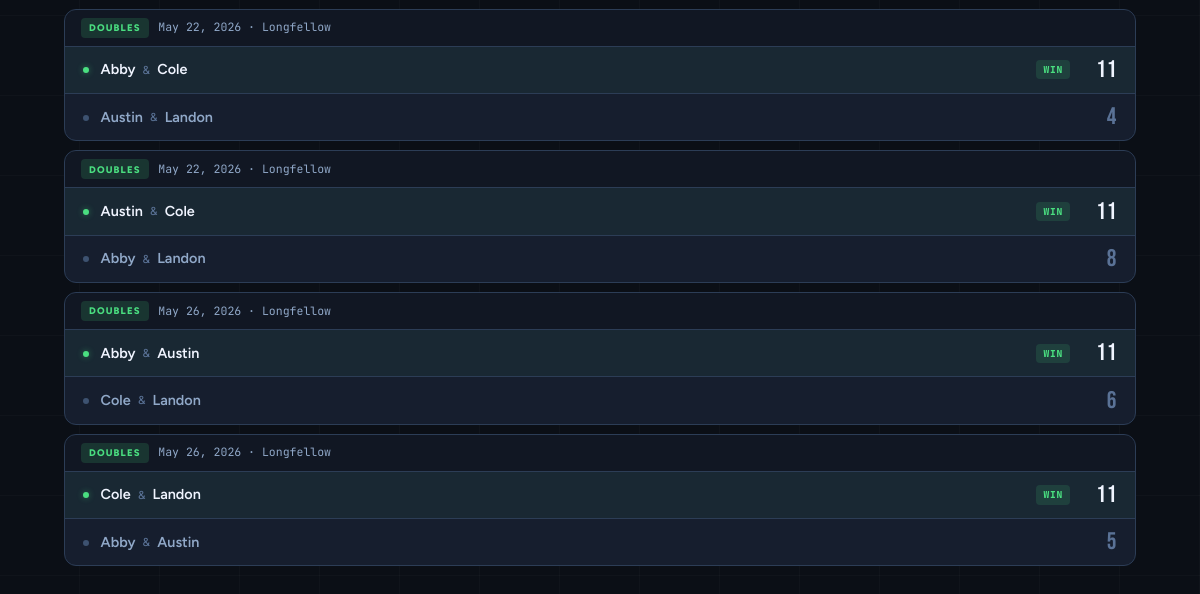
/matches/ (lower part), run on an earlier commit of the app's database.
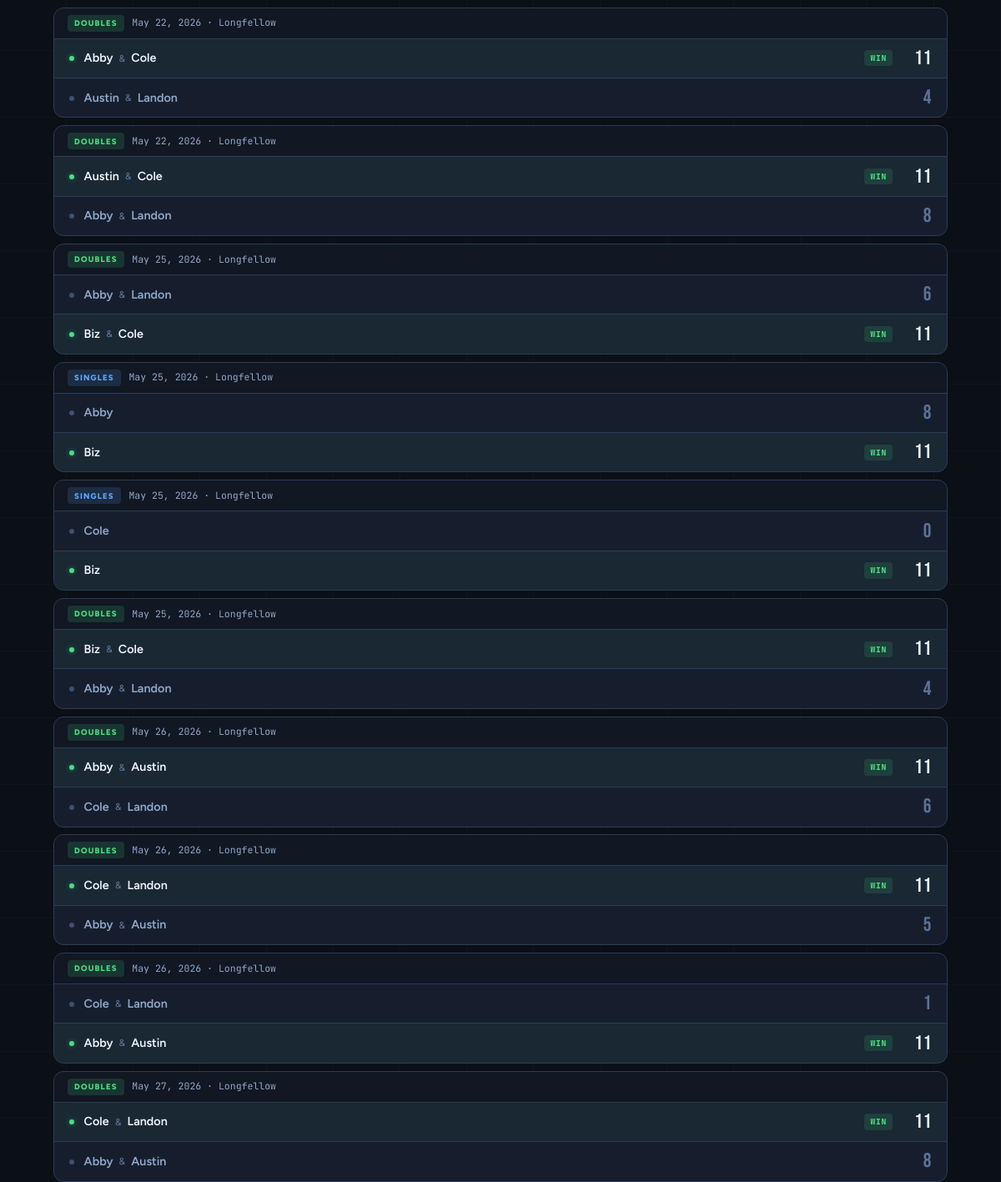
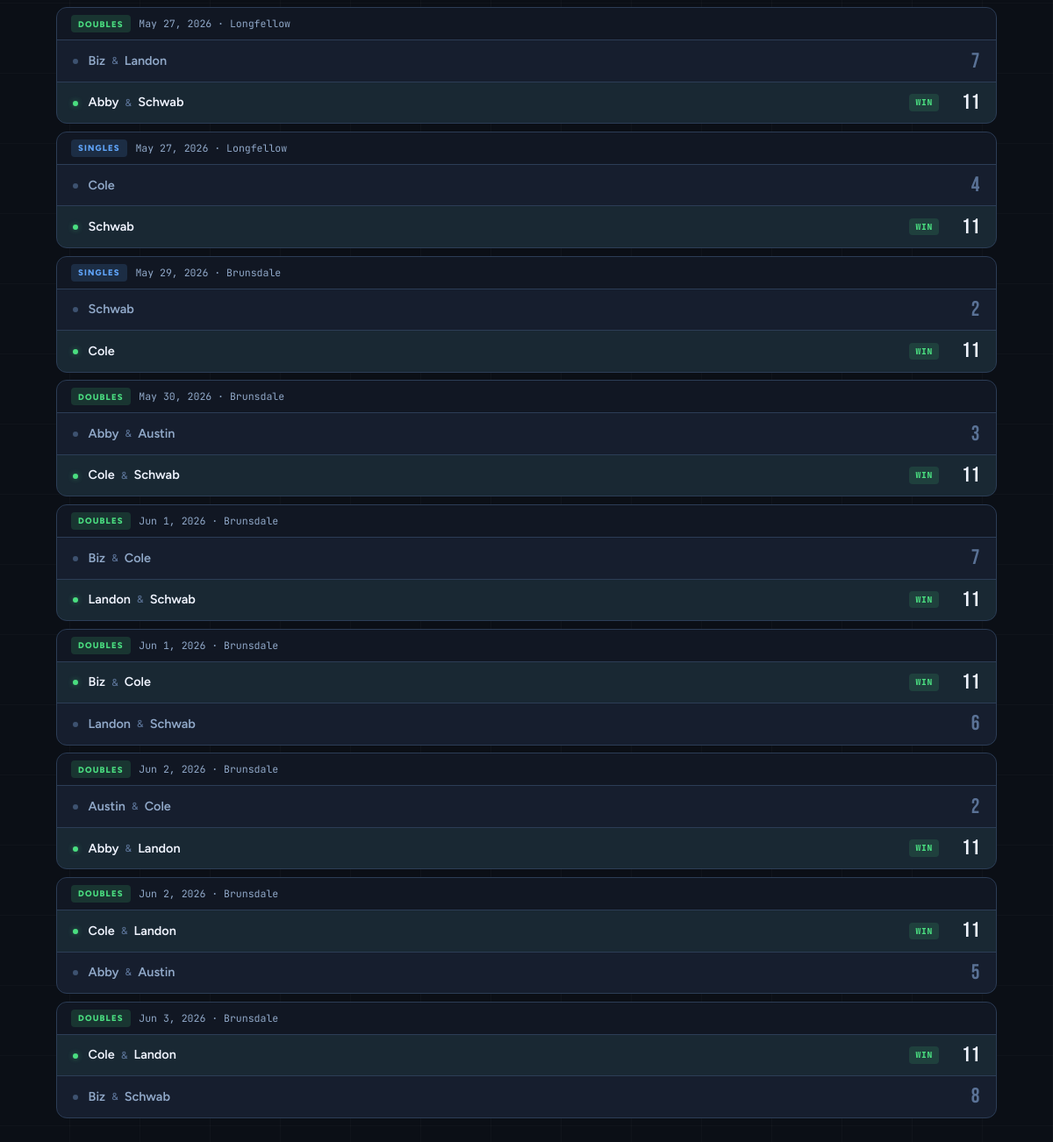
And on a later commit of the database (2 pictures, top to bottom).
### tracker/models.py (models this page shows, shortened)
class Game(models.Model):
    SINGLES = "singles"
    DOUBLES = "doubles"
    GAME_TYPE_CHOICES = [(SINGLES, "Singles"), (DOUBLES, "Doubles")]
    game_type = models.CharField(max_length=10, choices=GAME_TYPE_CHOICES)
    played_at = models.DateTimeField(default=timezone.now)
    location = models.ForeignKey(Location, on_delete=models.PROTECT, related_name="games")
    team1_players = models.ManyToManyField(Player, related_name="team1_games")
    team2_players = models.ManyToManyField(Player, related_name="team2_games")
    team1_score = models.PositiveSmallIntegerField()
    team2_score = models.PositiveSmallIntegerField()
    class Meta:
        ordering = ["-played_at"]
    @property
    def winning_team(self):
        if self.team1_score > self.team2_score:
            return 1
        if self.team2_score > self.team1_score:
            return 2
        return None

class Location(models.Model):
    name = models.CharField(max_length=100, unique=True)
    class Meta:
        ordering = ["name"]
    def __str__(self):
        return self.name

class Player(models.Model):
    name = models.CharField(max_length=100, unique=True)
    singles_elo = models.FloatField(default=1000.0)
    doubles_elo = models.FloatField(default=1000.0)
    created_at = models.DateTimeField(auto_now_add=True)
    class Meta:
        ordering = ["name"]

### tracker/views.py (the view)
# urls.py: path("matches/", views.matches, name="matches"),
def matches(request):
    games = (
        Game.objects.select_related("location")
        .prefetch_related("team1_players", "team2_players")
        .order_by("played_at", "id")
    )
    game_rows = []
    for game in games:
        t1 = list(game.team1_players.all())
        t2 = list(game.team2_players.all())
        game_rows.append({
            "game": game,
            "team1": t1,
            "team2": t2,
        })
    return render(request, "tracker/matches.html", {
        "matches": game_rows,
    })

### templates/tracker/matches.html (shortened to what this page needs)
{% extends "base.html" %}
{% block content %}
{% if matches %}
  <div class="fade-up delay-2">
    {% for row in matches %}
    <div class="match-card" data-type="{{ row.game.game_type }}">
      <div class="match-header">
        <span class="type-pill {{ row.game.game_type }}">{{ row.game.game_type|title }}</span>
        <span class="match-meta-text">{{ row.game.played_at|date:"M j, Y" }}{% if row.game.location %} &middot; {{ row.game.location }}{% endif %}</span>
      </div>
      <div>
        <div class="team-row {% if row.game.winning_team == 1 %}winner{% elif row.game.winning_team == 2 %}loser{% endif %}">
          <span class="team-indicator"></span>
          <div class="team-players">
            {% for p in row.team1 %}
              <a href="{% url 'player_detail' p.pk %}" class="player-link">{{ p.name }}</a>
              {% if not forloop.last %}<span class="partner-sep">&amp;</span>{% endif %}
            {% endfor %}
          </div>
          {% if row.game.winning_team == 1 %}<span class="win-badge">Win</span>{% endif %}
          <span class="team-score">{{ row.game.team1_score }}</span>
        </div>
        <div class="team-row {% if row.game.winning_team == 2 %}winner{% elif row.game.winning_team == 1 %}loser{% endif %}">
          <span class="team-indicator"></span>
          <div class="team-players">
            {% for p in row.team2 %}
              <a href="{% url 'player_detail' p.pk %}" class="player-link">{{ p.name }}</a>
              {% if not forloop.last %}<span class="partner-sep">&amp;</span>{% endif %}
            {% endfor %}
          </div>
          {% if row.game.winning_team == 2 %}<span class="win-badge">Win</span>{% endif %}
          <span class="team-score">{{ row.game.team2_score }}</span>
        </div>
      </div>
    </div>
    {% endfor %}
  </div>
{% else %}
  <div class="no-matches fade-up delay-1">
    No games recorded yet.<br><br>
    <a href="{% url 'record_game' %}" class="btn btn-primary">Record the First Game</a>
  </div>
{% endif %}
{% endblock %}

What changed in the data, as far as the page shows it:
added Game: game.game_type "DOUBLES", game.played_at "May 25, 2026", game.location "Longfellow", game.team1_score "6", shows "WIN", game.team2_score "11", Player (name "Abby"), Player (name "Landon"), Player (name "Cole")
now on this page (row edited): Player: name "Biz"
added Game: game.game_type "SINGLES", game.played_at "May 25, 2026", game.location "Longfellow", game.team1_score "8", shows "WIN", game.team2_score "11", Player (name "Abby")
added Game: game.game_type "SINGLES", game.played_at "May 25, 2026", game.location "Longfellow", game.team1_score "0", shows "WIN", game.team2_score "11", Player (name "Cole")
added Game: game.game_type "DOUBLES", game.played_at "May 25, 2026", game.location "Longfellow", shows "WIN", game.team1_score "11", game.team2_score "4", Player (name "Cole"), Player (name "Abby"), Player (name "Landon")
added Game: game.game_type "DOUBLES", game.played_at "May 26, 2026", game.location "Longfellow", game.team1_score "1", shows "WIN", game.team2_score "11", Player (name "Cole"), Player (name "Landon"), Player (name "Abby"), Player (name "Austin")
added Game: game.game_type "DOUBLES", game.played_at "May 27, 2026", game.location "Longfellow", shows "WIN", game.team1_score "11", game.team2_score "8", Player (name "Cole"), Player (name "Landon"), Player (name "Abby"), Player (name "Austin")
added Game: game.game_type "DOUBLES", game.played_at "May 27, 2026", game.location "Longfellow", game.team1_score "7", shows "WIN", game.team2_score "11", Player (name "Landon"), Player (name "Abby")
now on this page (row edited): Player: name "Schwab"
added Game: game.game_type "SINGLES", game.played_at "May 27, 2026", game.location "Longfellow", game.team1_score "4", shows "WIN", game.team2_score "11", Player (name "Cole")
added Game: game.game_type "SINGLES", game.played_at "May 29, 2026", game.location "Brunsdale", game.team1_score "2", shows "WIN", game.team2_score "11", Player (name "Cole")
added Game: game.game_type "DOUBLES", game.played_at "May 30, 2026", game.location "Brunsdale", game.team1_score "3", shows "WIN", game.team2_score "11", Player (name "Abby"), Player (name "Austin"), Player (name "Cole")
added Game: game.game_type "DOUBLES", game.played_at "Jun 1, 2026", game.location "Brunsdale", game.team1_score "7", shows "WIN", game.team2_score "11", Player (name "Cole"), Player (name "Landon")
added Game: game.game_type "DOUBLES", game.played_at "Jun 1, 2026", game.location "Brunsdale", shows "WIN", game.team1_score "11", game.team2_score "6", Player (name "Cole"), Player (name "Landon")
added Game: game.game_type "DOUBLES", game.played_at "Jun 2, 2026", game.location "Brunsdale", game.team1_score "2", shows "WIN", game.team2_score "11", Player (name "Austin"), Player (name "Cole"), Player (name "Abby"), Player (name "Landon")
added Game: game.game_type "DOUBLES", game.played_at "Jun 2, 2026", game.location "Brunsdale", shows "WIN", game.team1_score "11", game.team2_score "5", Player (name "Cole"), Player (name "Landon"), Player (name "Abby"), Player (name "Austin")
added Game: game.game_type "DOUBLES", game.played_at "Jun 3, 2026", game.location "Brunsdale", shows "WIN", game.team1_score "11", game.team2_score "8", Player (name "Cole"), Player (name "Landon")
